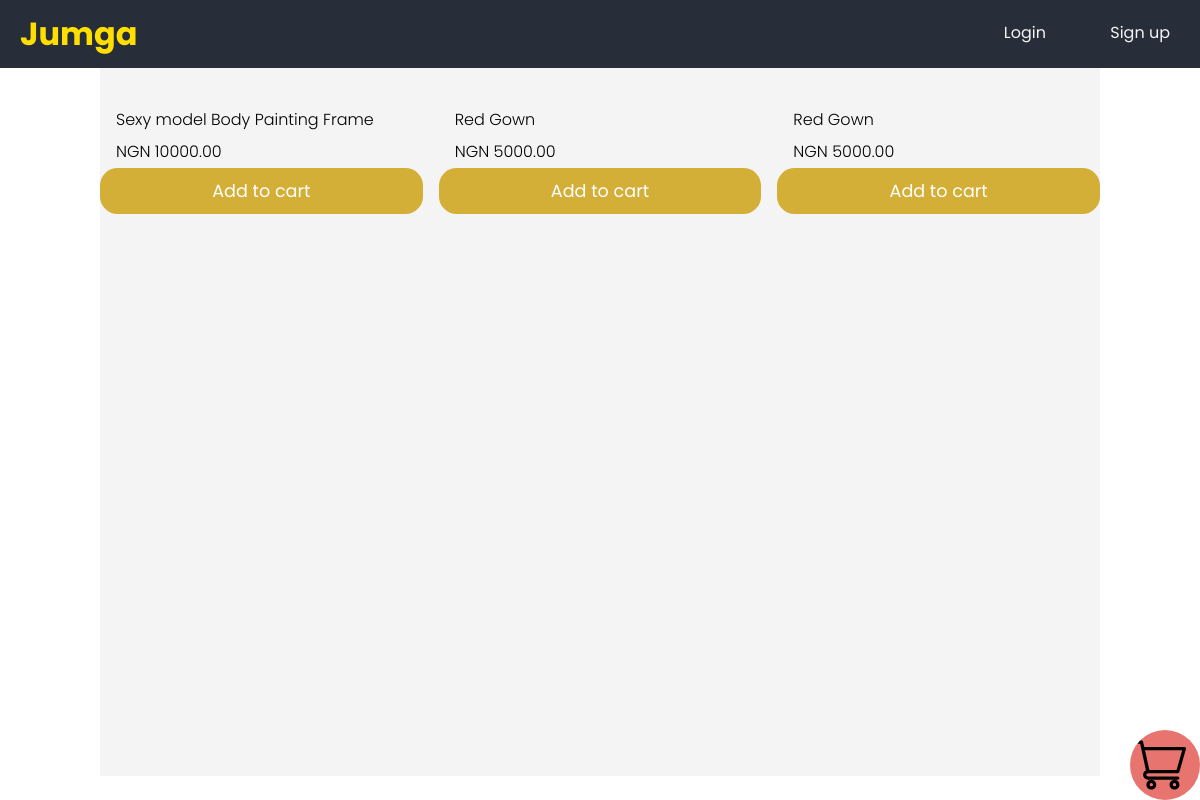
The app's page /store/afeez/ with its own data.
### product/models.py (models this page shows, shortened)
class Product(models.Model):
	name = models.CharField(max_length=150)
	image = models.ImageField(null = True)
	description = models.TextField(null=True, blank=True)
	price = models.PositiveIntegerField()
	store = models.ForeignKey(Store, on_delete=models.CASCADE)
	category = models.ForeignKey(Category, null=True, on_delete=models.SET_NULL)
	tags = models.ManyToManyField(Tag, blank=True)
	available_units = models.PositiveIntegerField(blank=False, default=1)
	date_created = models.DateTimeField(auto_now_add=True)
	date_updated = models.DateTimeField(auto_now=True)

### store/models.py (models this page shows, shortened)
class Store(models.Model):
	user = models.OneToOneField(User, on_delete=models.CASCADE)
	name = models.CharField(max_length=100)
	description = models.TextField()
	email = models.EmailField()
	phone_number = PhoneNumberField()
	address_line_1 = models.CharField(max_length=200, null=True)
	address_line_2 = models.CharField(max_length=200, null=True, blank=True)
	city = models.CharField(max_length=50, null=True)
	state = models.CharField(max_length=50, null=True)
	country = models.CharField(max_length=2, choices=CountryChoices.choices, default=CountryChoices.NIGERIA)
	currency = models.CharField(max_length=3, choices=CurrencyChoices.choices, default=CurrencyChoices.NIGEIRA)
	balance = models.IntegerField(default=0)
	is_active = models.BooleanField(default=False)
	has_rider = models.BooleanField(default=False)
	slug = AutoSlugField(populate_from='name')

### store/views.py (the view)
# urls.py: path('<slug>/', views.ProductList, name="product_list"),
def ProductList(request, slug):
    try:
        store = Store.objects.get(slug=slug)
    except:
        return HttpResponseNotFound("page not found")
    template = "product/index.html"
    product_list = store.product_set.all().order_by("-date_updated")
    paginator = Paginator(product_list, 9)
    page_number = request.GET.get('page')
    page_obj = paginator.get_page(page_number)
    context = {
        "store": store,
        "object_list": page_obj
    }
    return render(request, template, context)

### templates/product/index.html (shortened to what this page needs)
{% extends 'product/base.html' %}
{% load static %}
{% block body %}
<div class="product-list">
    {% for product in object_list %}
    <div class="product-list-item">
        <a href="{% url 'details' product.id %}">
            <div class="product-image">
            </div>
            <p class="product-name">{{ product.name }}</p>
            <p class="produc-price">{{ product.store.currency }} <span>{{ product.price }}</span>.00</p>
        </a>
        <span class="btn">
            <button class = 'add-to-cart' data-product = '{{ product.id }}'>Add to cart</button>
        </span>
    </div>
    {% endfor %}
</div>
<div class="cart-link">
    <a href="{% url 'cart' store.slug %}">
        <div class="cart-icon" style="background-image: url('{% static 'css/supermarket.svg' %}');">
        </div>
    </a>
</div>
{% endblock %}

### static/css/base.css (style rules this page uses)
* { box-sizing: border-box; text-decoration: none; margin: 0; font-family: 'Poppins', sans-serif; }
body { width: 100%; margin: 0; background: white; }
.product-list { display: grid; grid-gap: 1rem; }
a p { text-decoration: none; color: black; font-weight: 300; padding: 0 1rem; }
.btn { display: block; text-align: center; }
.add-to-cart { width: 100%; font-size: 1.1em; background-color: #d4af37; color: white; border: 0; border-radius: 1em; margin: 0; padding-top: 10px; padding-bottom: 10px; transition: background-color 0.6s ease-in-out; }
.cart-link { position: fixed; bottom: 0; right: 0; }
.cart-icon { background-color: #e7746f; background-size: 80%; background-position: left center; background-repeat: no-repeat; width: 70px; height: 70px; border-radius: 50%; float: right; padding-top: 7px; }
@media (min-width: 580px) { .product-list { grid-gap: 1rem; grid-template-columns: repeat(auto-fill, minmax(250px, 1fr)); } }
@media (min-width: 580px) { .product-image { text-align: center; } }

### records on screen
Product: name "Sexy model Body Painting Frame", store.currency "NGN", price "10000"
Product: name "Red Gown", store.currency "NGN", price "5000"
Product: name "Red Gown", store.currency "NGN", price "5000"
